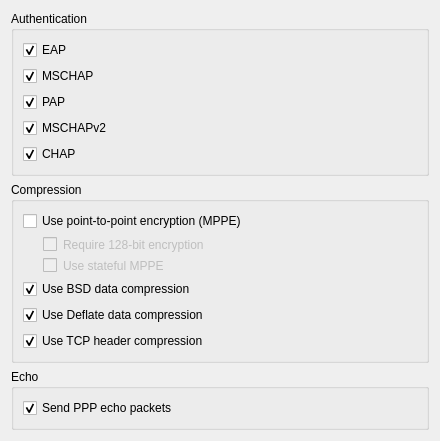
<?xml version="1.0" encoding="UTF-8"?>
<ui version="4.0">
 <class>PPPWidget</class>
 <widget class="QWidget" name="PPPWidget">
  <property name="geometry">
   <rect>
    <x>0</x>
    <y>0</y>
    <width>440</width>
    <height>423</height>
   </rect>
  </property>
  <layout class="QVBoxLayout" name="verticalLayout">
   <item>
    <widget class="QGroupBox" name="authGroup">
     <property name="sizePolicy">
      <sizepolicy hsizetype="MinimumExpanding" vsizetype="Preferred">
       <horstretch>0</horstretch>
       <verstretch>0</verstretch>
      </sizepolicy>
     </property>
     <property name="title">
      <string>Authentication</string>
     </property>
     <layout class="QFormLayout" name="formLayout">
      <property name="fieldGrowthPolicy">
       <enum>QFormLayout::AllNonFixedFieldsGrow</enum>
      </property>
      <property name="labelAlignment">
       <set>Qt::AlignLeading|Qt::AlignLeft|Qt::AlignVCenter</set>
      </property>
      <item row="0" column="0">
       <widget class="QCheckBox" name="eap">
        <property name="text">
         <string>EAP</string>
        </property>
        <property name="checked">
         <bool>true</bool>
        </property>
       </widget>
      </item>
      <item row="1" column="0">
       <widget class="QCheckBox" name="mschap">
        <property name="text">
         <string>MSCHAP</string>
        </property>
        <property name="checked">
         <bool>true</bool>
        </property>
       </widget>
      </item>
      <item row="2" column="0">
       <widget class="QCheckBox" name="pap">
        <property name="text">
         <string>PAP</string>
        </property>
        <property name="checked">
         <bool>true</bool>
        </property>
       </widget>
      </item>
      <item row="3" column="0">
       <widget class="QCheckBox" name="mschapv2">
        <property name="text">
         <string>MSCHAPv2</string>
        </property>
        <property name="checked">
         <bool>true</bool>
        </property>
       </widget>
      </item>
      <item row="4" column="0">
       <widget class="QCheckBox" name="chap">
        <property name="text">
         <string>CHAP</string>
        </property>
        <property name="checked">
         <bool>true</bool>
        </property>
       </widget>
      </item>
     </layout>
    </widget>
   </item>
   <item>
    <widget class="QGroupBox" name="compressionGroup">
     <property name="title">
      <string>Compression</string>
     </property>
     <property name="flat">
      <bool>false</bool>
     </property>
     <property name="checkable">
      <bool>false</bool>
     </property>
     <layout class="QFormLayout" name="formLayout_2">
      <property name="labelAlignment">
       <set>Qt::AlignLeading|Qt::AlignLeft|Qt::AlignVCenter</set>
      </property>
      <item row="0" column="0">
       <widget class="QCheckBox" name="mppe">
        <property name="text">
         <string>Use point-to-point encryption (MPPE)</string>
        </property>
       </widget>
      </item>
      <item row="4" column="0">
       <widget class="QCheckBox" name="bsdComp">
        <property name="text">
         <string>Use BSD data compression</string>
        </property>
        <property name="checked">
         <bool>true</bool>
        </property>
       </widget>
      </item>
      <item row="5" column="0">
       <widget class="QCheckBox" name="deflateComp">
        <property name="text">
         <string>Use Deflate data compression</string>
        </property>
        <property name="checked">
         <bool>true</bool>
        </property>
       </widget>
      </item>
      <item row="6" column="0">
       <widget class="QCheckBox" name="tcpComp">
        <property name="text">
         <string>Use TCP header compression</string>
        </property>
        <property name="checked">
         <bool>true</bool>
        </property>
       </widget>
      </item>
      <item row="1" column="0">
       <widget class="QCheckBox" name="mppe128">
        <property name="enabled">
         <bool>false</bool>
        </property>
        <property name="styleSheet">
         <string notr="true">padding-left: 20px</string>
        </property>
        <property name="text">
         <string>Require 128-bit encryption</string>
        </property>
       </widget>
      </item>
      <item row="2" column="0">
       <widget class="QCheckBox" name="mppeStateful">
        <property name="enabled">
         <bool>false</bool>
        </property>
        <property name="styleSheet">
         <string notr="true">padding-left: 20px</string>
        </property>
        <property name="text">
         <string>Use stateful MPPE</string>
        </property>
       </widget>
      </item>
     </layout>
    </widget>
   </item>
   <item>
    <widget class="QGroupBox" name="echoGroup">
     <property name="title">
      <string>Echo</string>
     </property>
     <property name="flat">
      <bool>false</bool>
     </property>
     <layout class="QGridLayout" name="gridLayout_3">
      <item row="0" column="0">
       <widget class="QCheckBox" name="senddEcho">
        <property name="text">
         <string>Send PPP echo packets</string>
        </property>
        <property name="checked">
         <bool>true</bool>
        </property>
       </widget>
      </item>
      <item row="1" column="0">
       <spacer name="verticalSpacer">
        <property name="orientation">
         <enum>Qt::Vertical</enum>
        </property>
        <property name="sizeHint" stdset="0">
         <size>
          <width>20</width>
          <height>113</height>
         </size>
        </property>
       </spacer>
      </item>
     </layout>
    </widget>
   </item>
  </layout>
 </widget>
 <tabstops>
  <tabstop>eap</tabstop>
  <tabstop>mschap</tabstop>
  <tabstop>pap</tabstop>
  <tabstop>mschapv2</tabstop>
  <tabstop>chap</tabstop>
  <tabstop>mppe</tabstop>
  <tabstop>bsdComp</tabstop>
  <tabstop>deflateComp</tabstop>
  <tabstop>tcpComp</tabstop>
  <tabstop>senddEcho</tabstop>
 </tabstops>
 <resources/>
 <connections>
  <connection>
   <sender>mppe</sender>
   <signal>toggled(bool)</signal>
   <receiver>mppe128</receiver>
   <slot>setEnabled(bool)</slot>
   <hints>
    <hint type="sourcelabel">
     <x>137</x>
     <y>204</y>
    </hint>
    <hint type="destinationlabel">
     <x>133</x>
     <y>232</y>
    </hint>
   </hints>
  </connection>
  <connection>
   <sender>mppe</sender>
   <signal>toggled(bool)</signal>
   <receiver>mppeStateful</receiver>
   <slot>setEnabled(bool)</slot>
   <hints>
    <hint type="sourcelabel">
     <x>199</x>
     <y>205</y>
    </hint>
    <hint type="destinationlabel">
     <x>177</x>
     <y>256</y>
    </hint>
   </hints>
  </connection>
 </connections>
</ui>
